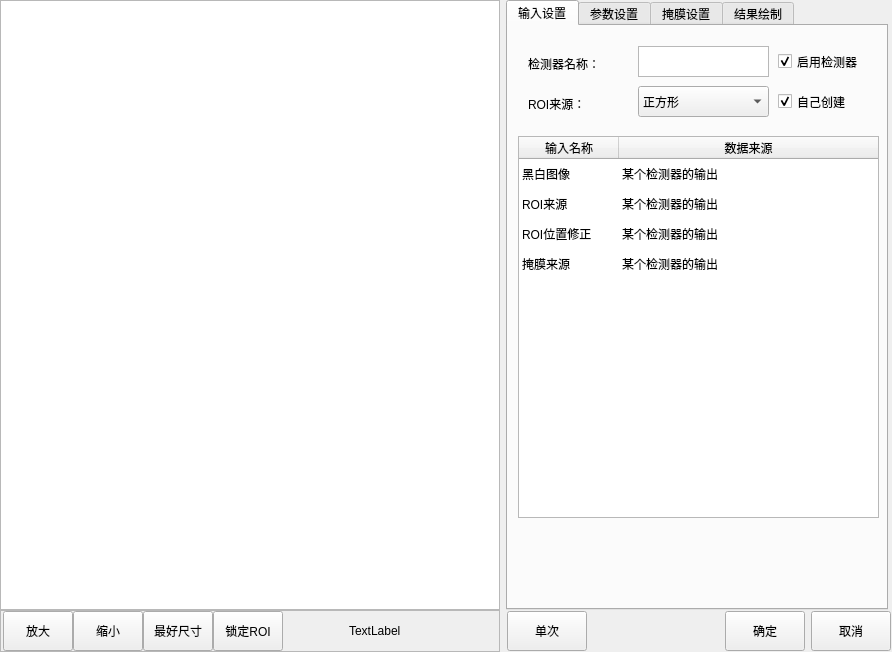
<?xml version="1.0" encoding="UTF-8"?>
<ui version="4.0">
 <class>CMvExtractFarthestPoints</class>
 <widget class="QWidget" name="CMvExtractFarthestPoints">
  <property name="geometry">
   <rect>
    <x>0</x>
    <y>0</y>
    <width>892</width>
    <height>652</height>
   </rect>
  </property>
  <property name="windowTitle">
   <string>最远点提取</string>
  </property>
  <layout class="QHBoxLayout" name="horizontalLayout_3">
   <property name="leftMargin">
    <number>0</number>
   </property>
   <property name="topMargin">
    <number>0</number>
   </property>
   <property name="rightMargin">
    <number>0</number>
   </property>
   <property name="bottomMargin">
    <number>0</number>
   </property>
   <item>
    <layout class="QVBoxLayout" name="verticalLayout">
     <property name="spacing">
      <number>0</number>
     </property>
     <item>
      <widget class="QGraphicsView" name="graphicsView_mainImage">
       <property name="minimumSize">
        <size>
         <width>500</width>
         <height>600</height>
        </size>
       </property>
      </widget>
     </item>
     <item>
      <widget class="QFrame" name="frame">
       <property name="minimumSize">
        <size>
         <width>0</width>
         <height>42</height>
        </size>
       </property>
       <property name="maximumSize">
        <size>
         <width>16777215</width>
         <height>42</height>
        </size>
       </property>
       <property name="frameShape">
        <enum>QFrame::StyledPanel</enum>
       </property>
       <property name="frameShadow">
        <enum>QFrame::Raised</enum>
       </property>
       <layout class="QHBoxLayout" name="horizontalLayout">
        <property name="spacing">
         <number>0</number>
        </property>
        <property name="leftMargin">
         <number>2</number>
        </property>
        <property name="topMargin">
         <number>0</number>
        </property>
        <property name="rightMargin">
         <number>0</number>
        </property>
        <property name="bottomMargin">
         <number>0</number>
        </property>
        <item>
         <widget class="QPushButton" name="pushButton_zoomIn">
          <property name="minimumSize">
           <size>
            <width>70</width>
            <height>40</height>
           </size>
          </property>
          <property name="maximumSize">
           <size>
            <width>70</width>
            <height>40</height>
           </size>
          </property>
          <property name="text">
           <string>放大</string>
          </property>
         </widget>
        </item>
        <item>
         <widget class="QPushButton" name="pushButton_zoomOut">
          <property name="minimumSize">
           <size>
            <width>70</width>
            <height>40</height>
           </size>
          </property>
          <property name="maximumSize">
           <size>
            <width>70</width>
            <height>40</height>
           </size>
          </property>
          <property name="text">
           <string>缩小</string>
          </property>
         </widget>
        </item>
        <item>
         <widget class="QPushButton" name="pushButton_zoomBest">
          <property name="minimumSize">
           <size>
            <width>70</width>
            <height>40</height>
           </size>
          </property>
          <property name="maximumSize">
           <size>
            <width>70</width>
            <height>40</height>
           </size>
          </property>
          <property name="text">
           <string>最好尺寸</string>
          </property>
         </widget>
        </item>
        <item>
         <widget class="QPushButton" name="pushButton_lockRoiMove">
          <property name="minimumSize">
           <size>
            <width>70</width>
            <height>40</height>
           </size>
          </property>
          <property name="maximumSize">
           <size>
            <width>70</width>
            <height>40</height>
           </size>
          </property>
          <property name="text">
           <string>锁定ROI</string>
          </property>
         </widget>
        </item>
        <item>
         <spacer name="horizontalSpacer">
          <property name="orientation">
           <enum>Qt::Horizontal</enum>
          </property>
          <property name="sizeHint" stdset="0">
           <size>
            <width>63</width>
            <height>20</height>
           </size>
          </property>
         </spacer>
        </item>
        <item>
         <widget class="QLabel" name="label_mousePos">
          <property name="minimumSize">
           <size>
            <width>150</width>
            <height>40</height>
           </size>
          </property>
          <property name="maximumSize">
           <size>
            <width>150</width>
            <height>40</height>
           </size>
          </property>
          <property name="text">
           <string>TextLabel</string>
          </property>
         </widget>
        </item>
       </layout>
      </widget>
     </item>
    </layout>
   </item>
   <item>
    <layout class="QVBoxLayout" name="verticalLayout_2">
     <property name="spacing">
      <number>0</number>
     </property>
     <item>
      <widget class="QTabWidget" name="tabWidget">
       <property name="minimumSize">
        <size>
         <width>382</width>
         <height>602</height>
        </size>
       </property>
       <property name="maximumSize">
        <size>
         <width>380</width>
         <height>16777215</height>
        </size>
       </property>
       <property name="currentIndex">
        <number>0</number>
       </property>
       <widget class="QWidget" name="tab">
        <attribute name="title">
         <string>输入设置</string>
        </attribute>
        <widget class="QTableWidget" name="tableWidget_input">
         <property name="geometry">
          <rect>
           <x>10</x>
           <y>110</y>
           <width>361</width>
           <height>382</height>
          </rect>
         </property>
         <property name="minimumSize">
          <size>
           <width>361</width>
           <height>382</height>
          </size>
         </property>
         <property name="maximumSize">
          <size>
           <width>361</width>
           <height>382</height>
          </size>
         </property>
         <property name="editTriggers">
          <set>QAbstractItemView::NoEditTriggers</set>
         </property>
         <property name="selectionMode">
          <enum>QAbstractItemView::SingleSelection</enum>
         </property>
         <property name="selectionBehavior">
          <enum>QAbstractItemView::SelectRows</enum>
         </property>
         <property name="showGrid">
          <bool>false</bool>
         </property>
         <attribute name="horizontalHeaderStretchLastSection">
          <bool>true</bool>
         </attribute>
         <attribute name="verticalHeaderVisible">
          <bool>false</bool>
         </attribute>
         <row>
          <property name="text">
           <string>1</string>
          </property>
         </row>
         <row>
          <property name="text">
           <string>2</string>
          </property>
         </row>
         <row>
          <property name="text">
           <string>3</string>
          </property>
         </row>
         <row>
          <property name="text">
           <string>4</string>
          </property>
         </row>
         <column>
          <property name="text">
           <string>输入名称</string>
          </property>
         </column>
         <column>
          <property name="text">
           <string>数据来源</string>
          </property>
         </column>
         <item row="0" column="0">
          <property name="text">
           <string>黑白图像</string>
          </property>
         </item>
         <item row="0" column="1">
          <property name="text">
           <string>某个检测器的输出</string>
          </property>
         </item>
         <item row="1" column="0">
          <property name="text">
           <string>ROI来源</string>
          </property>
         </item>
         <item row="1" column="1">
          <property name="text">
           <string>某个检测器的输出</string>
          </property>
         </item>
         <item row="2" column="0">
          <property name="text">
           <string>ROI位置修正</string>
          </property>
         </item>
         <item row="2" column="1">
          <property name="text">
           <string>某个检测器的输出</string>
          </property>
         </item>
         <item row="3" column="0">
          <property name="text">
           <string>掩膜来源</string>
          </property>
         </item>
         <item row="3" column="1">
          <property name="text">
           <string>某个检测器的输出</string>
          </property>
         </item>
        </widget>
        <widget class="QLabel" name="label_funcName">
         <property name="geometry">
          <rect>
           <x>20</x>
           <y>30</y>
           <width>81</width>
           <height>16</height>
          </rect>
         </property>
         <property name="text">
          <string>检测器名称：</string>
         </property>
        </widget>
        <widget class="QLabel" name="label_roiCreat">
         <property name="geometry">
          <rect>
           <x>20</x>
           <y>70</y>
           <width>91</width>
           <height>16</height>
          </rect>
         </property>
         <property name="text">
          <string>ROI来源：</string>
         </property>
        </widget>
        <widget class="QCheckBox" name="checkBox_enableFunc">
         <property name="geometry">
          <rect>
           <x>270</x>
           <y>20</y>
           <width>101</width>
           <height>31</height>
          </rect>
         </property>
         <property name="minimumSize">
          <size>
           <width>101</width>
           <height>31</height>
          </size>
         </property>
         <property name="text">
          <string>启用检测器</string>
         </property>
         <property name="checked">
          <bool>true</bool>
         </property>
        </widget>
        <widget class="QCheckBox" name="checkBox_roiCreat">
         <property name="geometry">
          <rect>
           <x>270</x>
           <y>60</y>
           <width>101</width>
           <height>31</height>
          </rect>
         </property>
         <property name="minimumSize">
          <size>
           <width>101</width>
           <height>31</height>
          </size>
         </property>
         <property name="text">
          <string>自己创建</string>
         </property>
         <property name="checked">
          <bool>true</bool>
         </property>
         <property name="tristate">
          <bool>false</bool>
         </property>
        </widget>
        <widget class="QPlainTextEdit" name="plainTextEdit_funcName">
         <property name="geometry">
          <rect>
           <x>130</x>
           <y>20</y>
           <width>131</width>
           <height>31</height>
          </rect>
         </property>
         <property name="minimumSize">
          <size>
           <width>131</width>
           <height>31</height>
          </size>
         </property>
         <property name="maximumSize">
          <size>
           <width>131</width>
           <height>31</height>
          </size>
         </property>
         <property name="overwriteMode">
          <bool>false</bool>
         </property>
        </widget>
        <widget class="QComboBox" name="comboBox_imageSource">
         <property name="geometry">
          <rect>
           <x>130</x>
           <y>60</y>
           <width>131</width>
           <height>31</height>
          </rect>
         </property>
         <property name="minimumSize">
          <size>
           <width>131</width>
           <height>31</height>
          </size>
         </property>
         <property name="maximumSize">
          <size>
           <width>131</width>
           <height>31</height>
          </size>
         </property>
         <item>
          <property name="text">
           <string>正方形</string>
          </property>
         </item>
         <item>
          <property name="text">
           <string>斜矩形</string>
          </property>
         </item>
         <item>
          <property name="text">
           <string>圆形</string>
          </property>
         </item>
         <item>
          <property name="text">
           <string>多边形</string>
          </property>
         </item>
        </widget>
       </widget>
       <widget class="QWidget" name="tab_2">
        <attribute name="title">
         <string>参数设置</string>
        </attribute>
        <widget class="QSpinBox" name="spinBox_threshold">
         <property name="enabled">
          <bool>true</bool>
         </property>
         <property name="geometry">
          <rect>
           <x>10</x>
           <y>50</y>
           <width>101</width>
           <height>31</height>
          </rect>
         </property>
         <property name="minimumSize">
          <size>
           <width>101</width>
           <height>31</height>
          </size>
         </property>
         <property name="maximumSize">
          <size>
           <width>101</width>
           <height>31</height>
          </size>
         </property>
         <property name="minimum">
          <number>0</number>
         </property>
         <property name="maximum">
          <number>1000</number>
         </property>
        </widget>
        <widget class="QLabel" name="label_threshold">
         <property name="enabled">
          <bool>true</bool>
         </property>
         <property name="geometry">
          <rect>
           <x>10</x>
           <y>20</y>
           <width>111</width>
           <height>31</height>
          </rect>
         </property>
         <property name="text">
          <string>梯度阈值：</string>
         </property>
        </widget>
        <widget class="QGroupBox" name="groupBox_number">
         <property name="geometry">
          <rect>
           <x>0</x>
           <y>100</y>
           <width>241</width>
           <height>80</height>
          </rect>
         </property>
         <property name="title">
          <string>杂点剔除</string>
         </property>
         <widget class="QLabel" name="label_maxNumber">
          <property name="geometry">
           <rect>
            <x>130</x>
            <y>10</y>
            <width>111</width>
            <height>31</height>
           </rect>
          </property>
          <property name="text">
           <string>边缘点数上限：</string>
          </property>
         </widget>
         <widget class="QSpinBox" name="spinBox_maxNumber">
          <property name="geometry">
           <rect>
            <x>130</x>
            <y>40</y>
            <width>101</width>
            <height>31</height>
           </rect>
          </property>
          <property name="minimumSize">
           <size>
            <width>101</width>
            <height>31</height>
           </size>
          </property>
          <property name="maximumSize">
           <size>
            <width>101</width>
            <height>31</height>
           </size>
          </property>
          <property name="suffix">
           <string>点</string>
          </property>
          <property name="minimum">
           <number>0</number>
          </property>
          <property name="maximum">
           <number>5000000</number>
          </property>
         </widget>
         <widget class="QSpinBox" name="spinBox_minNumber">
          <property name="geometry">
           <rect>
            <x>10</x>
            <y>40</y>
            <width>101</width>
            <height>31</height>
           </rect>
          </property>
          <property name="minimumSize">
           <size>
            <width>101</width>
            <height>31</height>
           </size>
          </property>
          <property name="maximumSize">
           <size>
            <width>101</width>
            <height>31</height>
           </size>
          </property>
          <property name="suffix">
           <string>点</string>
          </property>
          <property name="minimum">
           <number>0</number>
          </property>
          <property name="maximum">
           <number>5000000</number>
          </property>
         </widget>
         <widget class="QLabel" name="label_minNumber">
          <property name="geometry">
           <rect>
            <x>10</x>
            <y>10</y>
            <width>111</width>
            <height>31</height>
           </rect>
          </property>
          <property name="text">
           <string>边缘点数下限：</string>
          </property>
         </widget>
        </widget>
        <widget class="QCheckBox" name="checkBox_number">
         <property name="geometry">
          <rect>
           <x>250</x>
           <y>110</y>
           <width>71</width>
           <height>16</height>
          </rect>
         </property>
         <property name="text">
          <string>开启</string>
         </property>
        </widget>
       </widget>
       <widget class="QWidget" name="tab_3">
        <attribute name="title">
         <string>掩膜设置</string>
        </attribute>
        <widget class="QWidget" name="widget_Mask" native="true">
         <property name="enabled">
          <bool>false</bool>
         </property>
         <property name="geometry">
          <rect>
           <x>0</x>
           <y>50</y>
           <width>371</width>
           <height>251</height>
          </rect>
         </property>
         <widget class="QLabel" name="label_penWidth">
          <property name="geometry">
           <rect>
            <x>10</x>
            <y>50</y>
            <width>111</width>
            <height>31</height>
           </rect>
          </property>
          <property name="text">
           <string>画笔尺寸：</string>
          </property>
         </widget>
         <widget class="QSpinBox" name="spinBox_lightTime">
          <property name="geometry">
           <rect>
            <x>130</x>
            <y>50</y>
            <width>131</width>
            <height>31</height>
           </rect>
          </property>
          <property name="suffix">
           <string>像素</string>
          </property>
          <property name="minimum">
           <number>5</number>
          </property>
          <property name="maximum">
           <number>1000</number>
          </property>
         </widget>
         <widget class="QPushButton" name="pushButton_maskAll">
          <property name="geometry">
           <rect>
            <x>10</x>
            <y>160</y>
            <width>121</width>
            <height>40</height>
           </rect>
          </property>
          <property name="minimumSize">
           <size>
            <width>0</width>
            <height>40</height>
           </size>
          </property>
          <property name="maximumSize">
           <size>
            <width>16777215</width>
            <height>30</height>
           </size>
          </property>
          <property name="text">
           <string>掩盖所有</string>
          </property>
         </widget>
         <widget class="QPushButton" name="pushButton_maskNull">
          <property name="enabled">
           <bool>false</bool>
          </property>
          <property name="geometry">
           <rect>
            <x>10</x>
            <y>110</y>
            <width>121</width>
            <height>40</height>
           </rect>
          </property>
          <property name="minimumSize">
           <size>
            <width>0</width>
            <height>40</height>
           </size>
          </property>
          <property name="maximumSize">
           <size>
            <width>16777215</width>
            <height>30</height>
           </size>
          </property>
          <property name="text">
           <string>清空掩膜</string>
          </property>
         </widget>
         <widget class="QPushButton" name="pushButton_saveMask">
          <property name="geometry">
           <rect>
            <x>10</x>
            <y>210</y>
            <width>121</width>
            <height>40</height>
           </rect>
          </property>
          <property name="minimumSize">
           <size>
            <width>0</width>
            <height>40</height>
           </size>
          </property>
          <property name="maximumSize">
           <size>
            <width>16777215</width>
            <height>30</height>
           </size>
          </property>
          <property name="text">
           <string>保存修改</string>
          </property>
         </widget>
         <widget class="QLabel" name="label_editMode">
          <property name="geometry">
           <rect>
            <x>10</x>
            <y>10</y>
            <width>111</width>
            <height>31</height>
           </rect>
          </property>
          <property name="text">
           <string>编辑方式：</string>
          </property>
         </widget>
         <widget class="QComboBox" name="comboBox_editMode">
          <property name="geometry">
           <rect>
            <x>130</x>
            <y>10</y>
            <width>131</width>
            <height>31</height>
           </rect>
          </property>
          <item>
           <property name="text">
            <string>增加掩膜</string>
           </property>
          </item>
          <item>
           <property name="text">
            <string>删除掩膜</string>
           </property>
          </item>
         </widget>
        </widget>
        <widget class="QLabel" name="label_dEtectionMask">
         <property name="geometry">
          <rect>
           <x>10</x>
           <y>20</y>
           <width>111</width>
           <height>31</height>
          </rect>
         </property>
         <property name="text">
          <string>检测区域的掩膜：</string>
         </property>
        </widget>
        <widget class="QComboBox" name="comboBox_dEtectionMask">
         <property name="geometry">
          <rect>
           <x>130</x>
           <y>20</y>
           <width>131</width>
           <height>31</height>
          </rect>
         </property>
         <item>
          <property name="text">
           <string>不使用掩膜</string>
          </property>
         </item>
         <item>
          <property name="text">
           <string>本检测器ROI内掩膜</string>
          </property>
         </item>
         <item>
          <property name="text">
           <string>其他算法的掩膜</string>
          </property>
         </item>
        </widget>
       </widget>
       <widget class="QWidget" name="tab_4">
        <attribute name="title">
         <string>结果绘制</string>
        </attribute>
        <widget class="QCheckBox" name="checkBox_valuTrig">
         <property name="geometry">
          <rect>
           <x>270</x>
           <y>20</y>
           <width>101</width>
           <height>31</height>
          </rect>
         </property>
         <property name="text">
          <string>启用绘制</string>
         </property>
         <property name="checked">
          <bool>true</bool>
         </property>
        </widget>
        <widget class="QLabel" name="label_lineColour">
         <property name="geometry">
          <rect>
           <x>10</x>
           <y>60</y>
           <width>121</width>
           <height>31</height>
          </rect>
         </property>
         <property name="text">
          <string>线条颜色：</string>
         </property>
        </widget>
        <widget class="QSpinBox" name="spinBox_lineWidth">
         <property name="geometry">
          <rect>
           <x>130</x>
           <y>20</y>
           <width>131</width>
           <height>31</height>
          </rect>
         </property>
         <property name="suffix">
          <string>磅</string>
         </property>
         <property name="minimum">
          <number>1</number>
         </property>
         <property name="maximum">
          <number>5</number>
         </property>
        </widget>
        <widget class="QComboBox" name="comboBox_lineColour">
         <property name="geometry">
          <rect>
           <x>130</x>
           <y>60</y>
           <width>131</width>
           <height>31</height>
          </rect>
         </property>
         <item>
          <property name="text">
           <string>颜色</string>
          </property>
         </item>
        </widget>
        <widget class="QLabel" name="label_lineWidth">
         <property name="geometry">
          <rect>
           <x>10</x>
           <y>20</y>
           <width>121</width>
           <height>31</height>
          </rect>
         </property>
         <property name="text">
          <string>线条宽度：</string>
         </property>
        </widget>
       </widget>
      </widget>
     </item>
     <item>
      <layout class="QHBoxLayout" name="horizontalLayout_2">
       <property name="leftMargin">
        <number>1</number>
       </property>
       <property name="topMargin">
        <number>1</number>
       </property>
       <property name="rightMargin">
        <number>1</number>
       </property>
       <property name="bottomMargin">
        <number>1</number>
       </property>
       <item>
        <widget class="QPushButton" name="pushButton_ones">
         <property name="minimumSize">
          <size>
           <width>80</width>
           <height>40</height>
          </size>
         </property>
         <property name="maximumSize">
          <size>
           <width>80</width>
           <height>40</height>
          </size>
         </property>
         <property name="text">
          <string>单次</string>
         </property>
        </widget>
       </item>
       <item>
        <spacer name="horizontalSpacer_2">
         <property name="orientation">
          <enum>Qt::Horizontal</enum>
         </property>
         <property name="sizeHint" stdset="0">
          <size>
           <width>40</width>
           <height>20</height>
          </size>
         </property>
        </spacer>
       </item>
       <item>
        <widget class="QPushButton" name="pushButton_affirm">
         <property name="minimumSize">
          <size>
           <width>80</width>
           <height>40</height>
          </size>
         </property>
         <property name="maximumSize">
          <size>
           <width>80</width>
           <height>40</height>
          </size>
         </property>
         <property name="text">
          <string>确定</string>
         </property>
        </widget>
       </item>
       <item>
        <widget class="QPushButton" name="pbPrev_cancel">
         <property name="minimumSize">
          <size>
           <width>80</width>
           <height>40</height>
          </size>
         </property>
         <property name="maximumSize">
          <size>
           <width>80</width>
           <height>40</height>
          </size>
         </property>
         <property name="text">
          <string>取消</string>
         </property>
        </widget>
       </item>
      </layout>
     </item>
    </layout>
   </item>
  </layout>
 </widget>
 <layoutdefault spacing="6" margin="11"/>
 <resources>
  <include location="CMvContourMatching.qrc"/>
 </resources>
 <connections/>
</ui>
